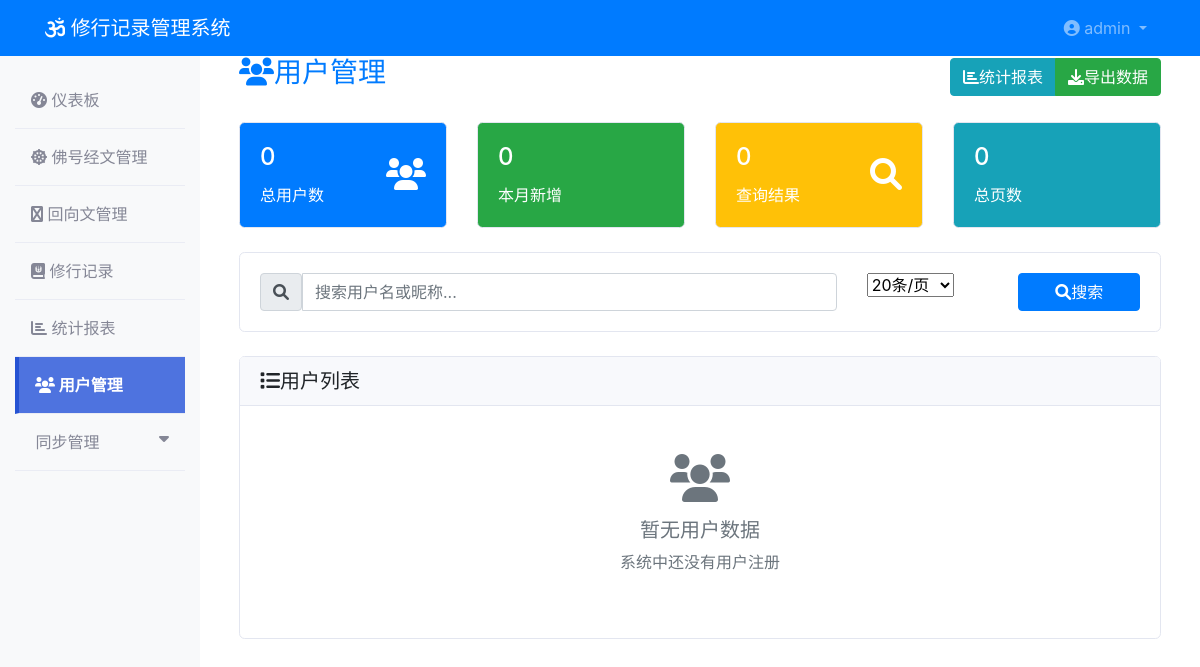
The app's page /users/ (signed in), older data.
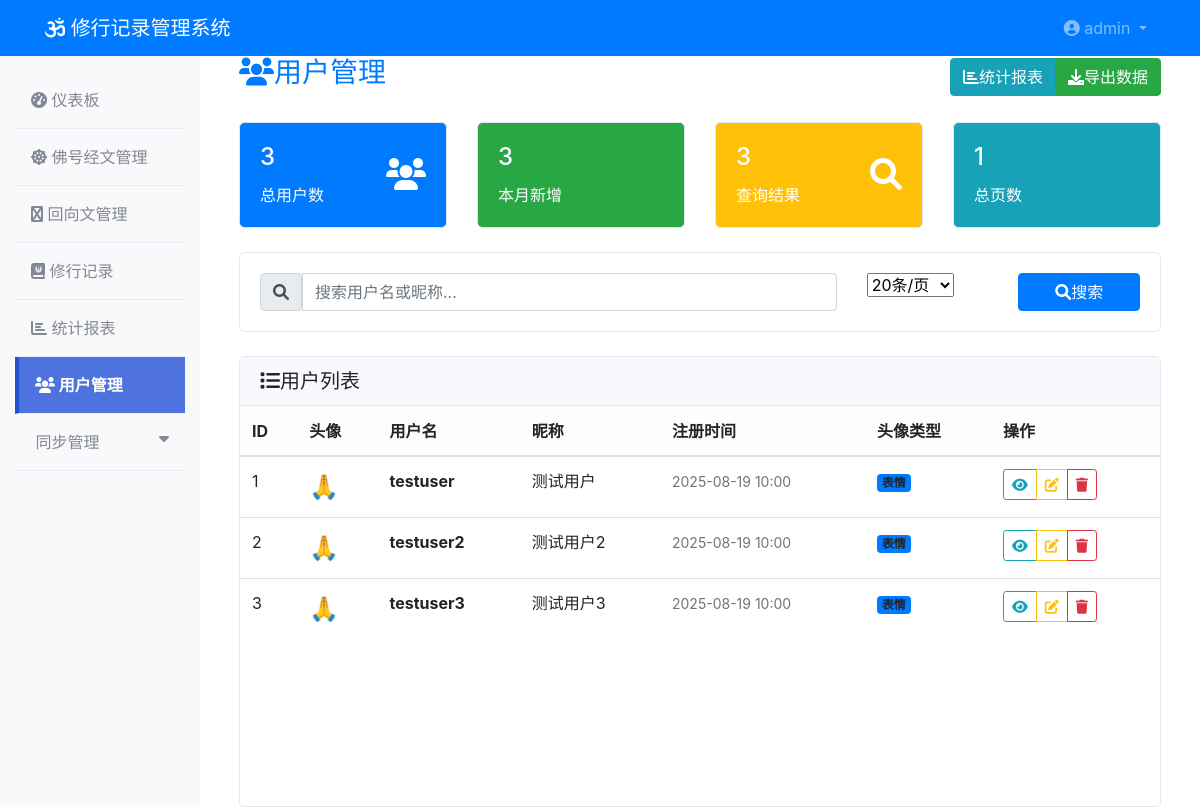
The same page, newer data.
### models/user.py (models this page shows, shortened)
class User(db.Model):
    __tablename__ = 'users'
    id = db.Column(db.Integer, primary_key=True)
    username = db.Column(db.String(80), unique=True, nullable=False)
    password = db.Column(db.String(255), nullable=False)
    avatar = db.Column(db.String(255), nullable=True)  # 头像路径或emoji
    avatar_type = db.Column(db.Enum('emoji', 'image'), default='emoji')
    nickname = db.Column(db.String(100), nullable=True)
    is_deleted = db.Column(db.Boolean, default=False)  # 逻辑删除标记
    deleted_at = db.Column(db.DateTime, nullable=True)  # 删除时间
    created_at = db.Column(db.DateTime, default=datetime.utcnow)

### routes/users.py (the view, shortened to what this page needs)
@users_bp.route('/')
@login_required
def index():
    try:
        page = request.args.get('page', 1, type=int)
        per_page = request.args.get('per_page', 20, type=int)
        search = request.args.get('search', '', type=str)
        query = User.query.filter_by(is_deleted=False)
        users = query.order_by(User.created_at.desc()).paginate(
            page=page,
            per_page=per_page,
            error_out=False
        )
        total_users = User.query.filter_by(is_deleted=False).count()
        active_users = User.query.filter(
            User.created_at >= datetime.now().replace(day=1),
            User.is_deleted == False
        ).count()
        return render_template('users/index.html',
                             users=users,
                             search=search,
                             total_users=total_users,
                             active_users=active_users)
    except Exception as e:
        logging.error(f"获取用户列表失败: {str(e)}")
        flash('获取用户列表失败', 'error')
        return redirect(url_for('main.dashboard'))

### utils/db_monitor.py (called while the page is built)
def init_db_monitoring(app):
    @app.before_request
    def before_request():
        if not DatabaseMonitor.check_health():
            logger.warning("数据库连接异常，尝试重新连接")
            DatabaseMonitor.cleanup_connections()
    @app.after_request
    def after_request(response):
        try:
            db.session.remove()
        except Exception as e:
            logger.error(f"清理session失败: {e}")
        return response
    @app.teardown_appcontext
    def shutdown_session(exception=None):
        try:
            db.session.remove()
        except Exception as e:
            logger.error(f"teardown session失败: {e}")

    @staticmethod
    def check_health():
        try:
            result = db.session.execute(text('SELECT 1'))
            return True
        except Exception as e:
            logger.error(f"数据库健康检查失败: {e}")
            return False

### templates/users/index.html (shortened to what the changed rows need)
{% extends "base.html" %}
{% block content %}
<div class="container-fluid">
    <div class="d-flex justify-content-between align-items-center mb-4">
        <h2 class="h3 text-primary">
            <i class="fas fa-users me-2"></i>用户管理
        </h2>
    </div>
    <div class="row mb-4">
        <div class="col-md-3">
            <div class="card bg-primary text-white">
                <div class="card-body">
                    <div class="d-flex justify-content-between">
                        <div>
                            <h4 class="card-title">{{ total_users }}</h4>
                            <p class="card-text">总用户数</p>
                        </div>
                    </div>
                </div>
            </div>
        </div>
        <div class="col-md-3">
            <div class="card bg-success text-white">
                <div class="card-body">
                    <div class="d-flex justify-content-between">
                        <div>
                            <h4 class="card-title">{{ active_users }}</h4>
                            <p class="card-text">本月新增</p>
                        </div>
                    </div>
                </div>
            </div>
        </div>
        <div class="col-md-3">
            <div class="card bg-warning text-white">
                <div class="card-body">
                    <div class="d-flex justify-content-between">
                        <div>
                            <h4 class="card-title">{{ users.total }}</h4>
                            <p class="card-text">查询结果</p>
                        </div>
                    </div>
                </div>
            </div>
        </div>
        <div class="col-md-3">
            <div class="card bg-info text-white">
                <div class="card-body">
                    <div class="d-flex justify-content-between">
                        <div>
                            <h4 class="card-title">{{ users.pages }}</h4>
                            <p class="card-text">总页数</p>
                        </div>
                    </div>
                </div>
            </div>
        </div>
    </div>
    <div class="card">
        <div class="card-body p-0">
            {% if users.items %}
            <div class="table-responsive">
                <table class="table table-hover mb-0">
                    <thead class="table-light">
                        <tr>
                            <th>ID</th>
                            <th>头像</th>
                            <th>用户名</th>
                            <th>昵称</th>
                            <th>注册时间</th>
                            <th>头像类型</th>
                            <th>操作</th>
                        </tr>
                    </thead>
                    <tbody>
                        {% for user in users.items %}
                        <tr>
                            <td>{{ user.id }}</td>
                            <td>
                                {% if user.avatar_type == 'emoji' %}
                                    <span style="font-size: 1.5em;">{{ user.avatar or '👤' }}</span>
                                {% elif user.avatar_type == 'image' %}
                                    <img src="{{ user.avatar }}" class="rounded-circle" width="32" height="32"
                                         onerror="this.style.display='none'; this.nextElementSibling.style.display='inline';">
                                    <span style="font-size: 1.5em; display: none;">👤</span>
                                {% else %}
                                    <span style="font-size: 1.5em;">👤</span>
                                {% endif %}
                            </td>
                            <td>
                                <strong>{{ user.username }}</strong>
                            </td>
                            <td>{{ user.nickname or '-' }}</td>
                            <td>
                                {% if user.created_at %}
                                    <small class="text-muted">
                                        {{ user.created_at.strftime('%Y-%m-%d %H:%M') }}
                                    </small>
                                {% else %}
                                    -
                                {% endif %}
                            </td>
                            <td>
                                {% if user.avatar_type == 'emoji' %}
                                    <span class="badge bg-primary">表情</span>
                                {% elif user.avatar_type == 'image' %}
                                    <span class="badge bg-success">图片</span>
                                {% else %}
                                    <span class="badge bg-secondary">默认</span>
                                {% endif %}
                            </td>
                            <td>
                                <div class="btn-group btn-group-sm">
                                    <a href="{{ url_for('users.detail', user_id=user.id) }}"
                                       class="btn btn-outline-info" title="查看详情">
                                        <i class="fas fa-eye"></i>
                                    </a>
                                    <a href="{{ url_for('users.edit', user_id=user.id) }}"
                                       class="btn btn-outline-warning" title="编辑">
                                        <i class="fas fa-edit"></i>
                                    </a>
                                    <button type="button" class="btn btn-outline-danger"
                                            onclick="confirmDelete({{ user.id }}, '{{ user.username }}')"
                                            title="删除">
                                        <i class="fas fa-trash"></i>
                                    </button>
                                </div>
                            </td>
                        </tr>
                        {% endfor %}
                    </tbody>
                </table>
            </div>
            {% else %}
            <div class="text-center py-5">
                <i class="fas fa-users fa-3x text-muted mb-3"></i>
                <h5 class="text-muted">暂无用户数据</h5>
                <p class="text-muted">
                    {% if search %}
                        未找到匹配的用户，请尝试其他关键词
                    {% else %}
                        系统中还没有用户注册
                    {% endif %}
                </p>
            </div>
            {% endif %}
        </div>
    </div>
</div>
{% endblock %}

Row changes from the older to the newer data that the page shows:
added User: id "1", avatar "🙏", username "testuser", nickname "测试用户", created_at "2025-08-19 10:00", avatar_type "表情"
added User: id "2", avatar "🙏", username "testuser2", nickname "测试用户2", created_at "2025-08-19 10:00", avatar_type "表情"
added User: id "3", avatar "🙏", username "testuser3", nickname "测试用户3", created_at "2025-08-19 10:00", avatar_type "表情"
Text that changed along with them:
{{ total_users }}: "0" → "3"
{{ active_users }}: "0" → "3"
{{ users.total }}: "0" → "3"
{{ users.pages }}: "0" → "1"
text no longer shown: "暂无用户数据 系统中还没有用户注册"
text now shown: "ID 头像 用户名 昵称 注册时间 头像类型 操作"
